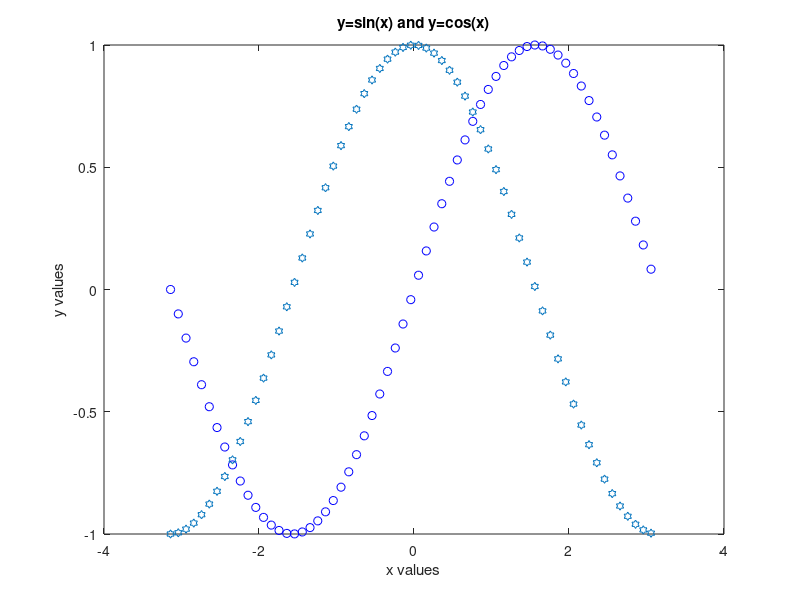

MATLAB code to generate this figure:
x = -pi:0.1:pi;

plot(x,sin(x),'ob');
hold on 
plot(x,cos(x),'h');
xlabel('x values');
ylabel('y values');
title('y=sin(x) and y=cos(x)');

hold off
%plot(x,sin(x), x,cos(x)); %does the same thing in one line